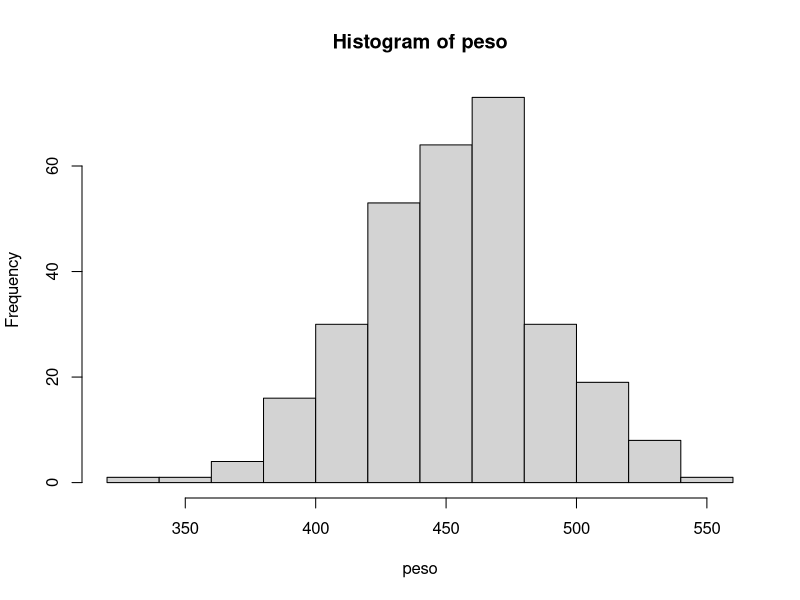
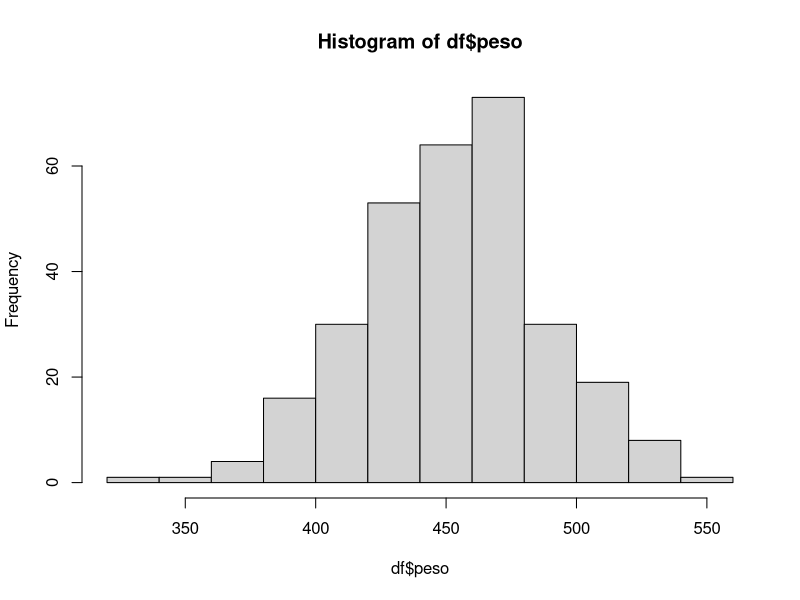
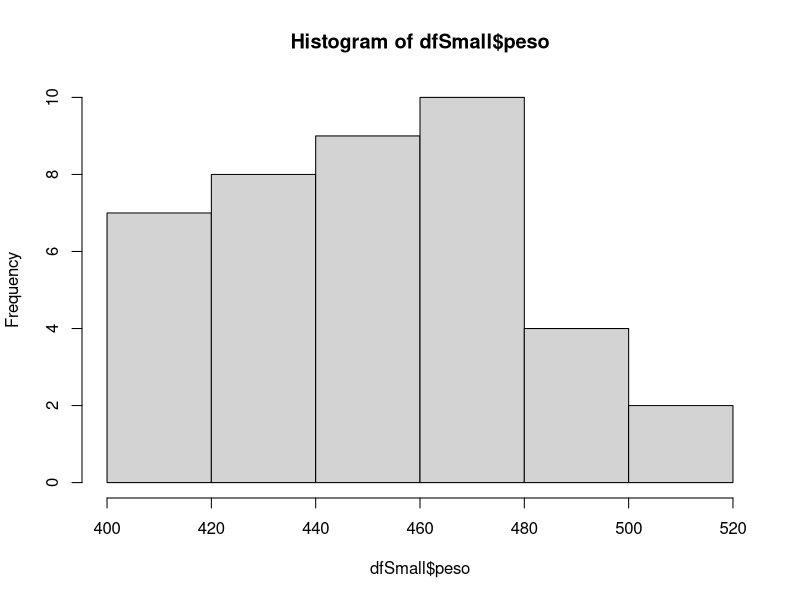
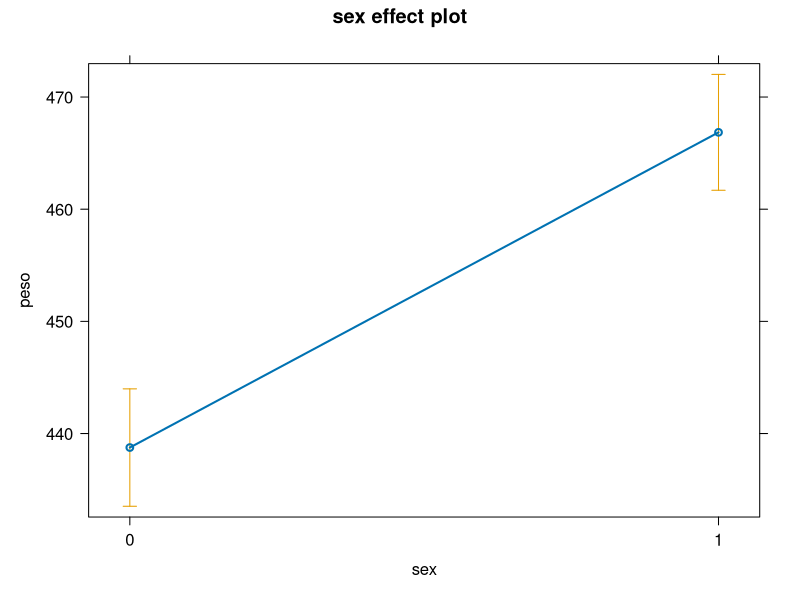
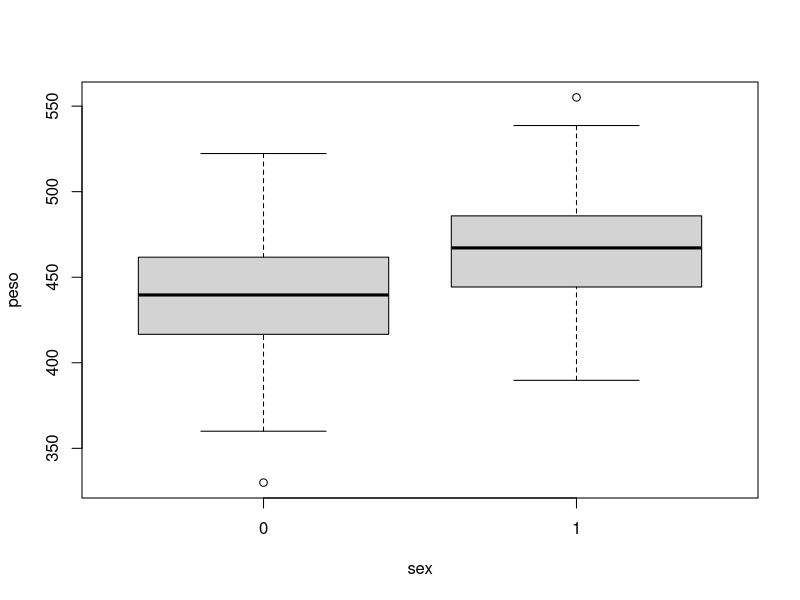
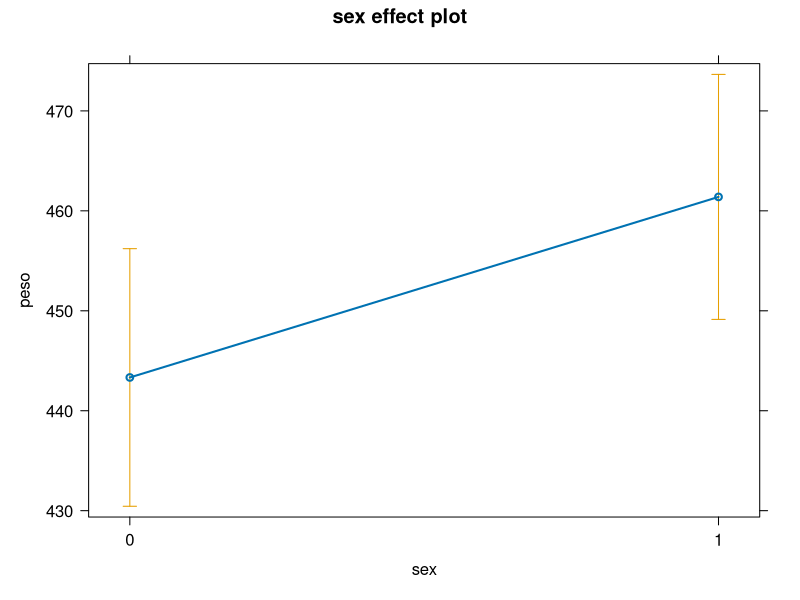
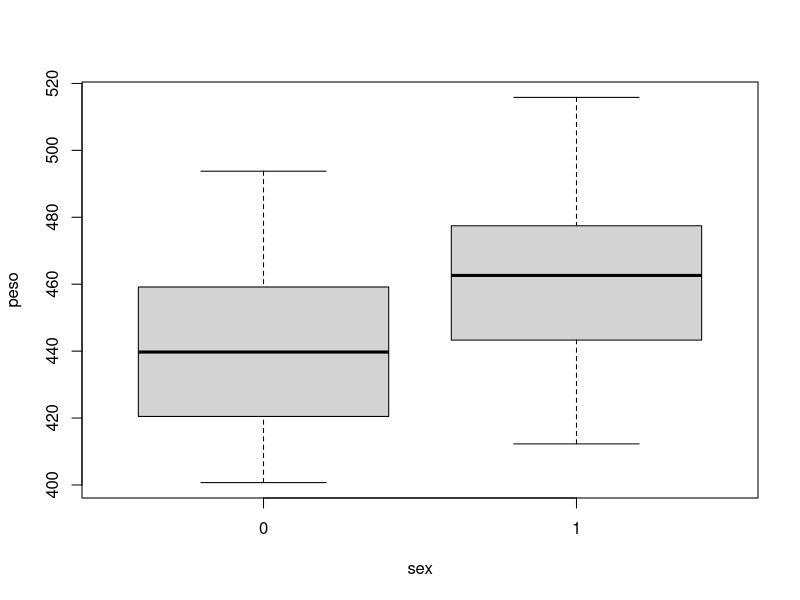
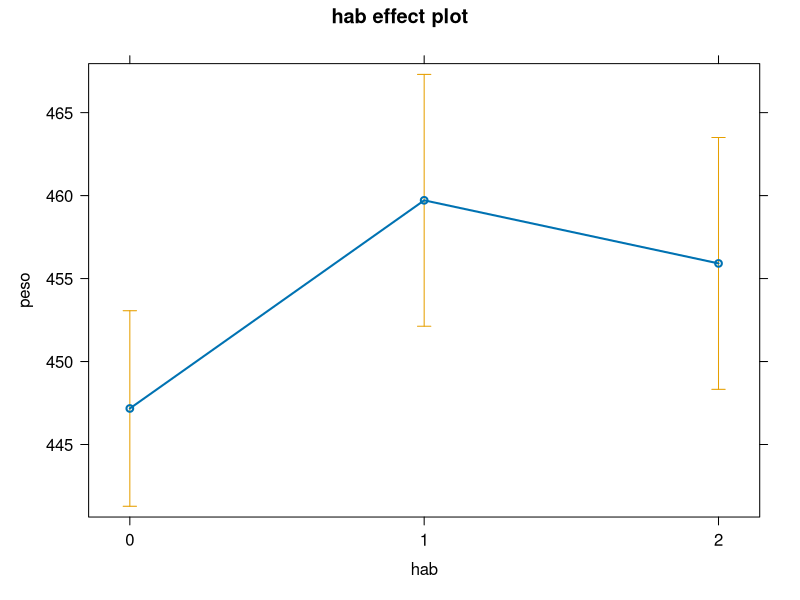

Generate these figures, in order, with R:
library(fastDummies)
set.seed(7)
#ngramos de triazoles/gramos de heces
cont <- rnorm(n = 300, mean = 25, sd = 10)
sex <- rbinom(n = 300, size = 1, prob = 0.5)
habF <- rep(0, 300)
for(i in 1:300){
  if(runif(1, 0, 1) < 0.5){
    habF[i] <- habF[i] + 1
    if(runif(1, 0, 1) < 0.5){
      habF[i] <- habF[i] + 1
    }
  }
}

habD <- dummy_cols(habF)[,2:4]
colnames(habD) <- c("urb", "agr", "mat")


mpeso <- 510 + 30*sex + 15*habD$agr + 5*habD$mat - 3*cont
peso <- round(rnorm(n = 300, mean = mpeso , sd = 15),2)
hist(peso)  
shapiro.test(peso)  

library(effects)
library(tidyverse)

df <- data.frame(peso = peso, sex = as.factor(sex), hab = as.factor(habF), tri = cont)
m0 <- glm(peso ~ sex + tri + hab, data = df)
summary(m0)
dfSmall <- df %>% sample_n(40)

hist(df$peso)  
shapiro.test(df$peso)  
hist(dfSmall$peso)
shapiro.test(dfSmall$peso)  

################################################################################
# T de Student 
dfHe <- df %>% filter(sex == 0)
dfMa <- df %>% filter(sex == 1)

dfHeS <- dfSmall %>% filter(sex == 0)
dfMaS <- dfSmall %>% filter(sex == 1)

t.test(dfHe$peso, y = dfMa$peso) 
t.test(dfHeS$peso, y = dfMaS$peso)

# U de Mann-Whitney 
wilcox.test(dfHe$peso, y = dfMa$peso)
wilcox.test(dfHeS$peso, y = dfMaS$peso)

# Modelo lineal
m1 <- lm(peso ~ sex, data = df)
summary(m1)
plot(allEffects(m1))
# Boxplot
boxplot(peso ~ sex, data = df)

# Modelo lineal
m1 <- lm(peso ~ sex, data = dfSmall)
summary(m1)
plot(allEffects(m1))
# Boxplot
boxplot(peso ~ sex, data = dfSmall)

################################################################################
# Anova
anova <- aov(peso ~ hab, data = df)
summary(anova)
# Tukey PostHoc
TukeyHSD(anova, conf.level=.95)
# Plots
plot(allEffects(anova))
boxplot(peso ~ hab, data = df)
# Kruskal-Wallis
kruskal.test(peso ~ hab, data = df)
# Modelo lineal
m2 <- lm(peso ~ hab, data = df)
summary(m2)
plot(allEffects(m2))

################################################################################

cor.test(df$tri, df$peso, method = "pearson")
cor.test(df$tri, df$peso, method = "spearman")

m3 <- lm(peso ~ tri, data = df)
summary(m3)
plot(allEffects(m3))
